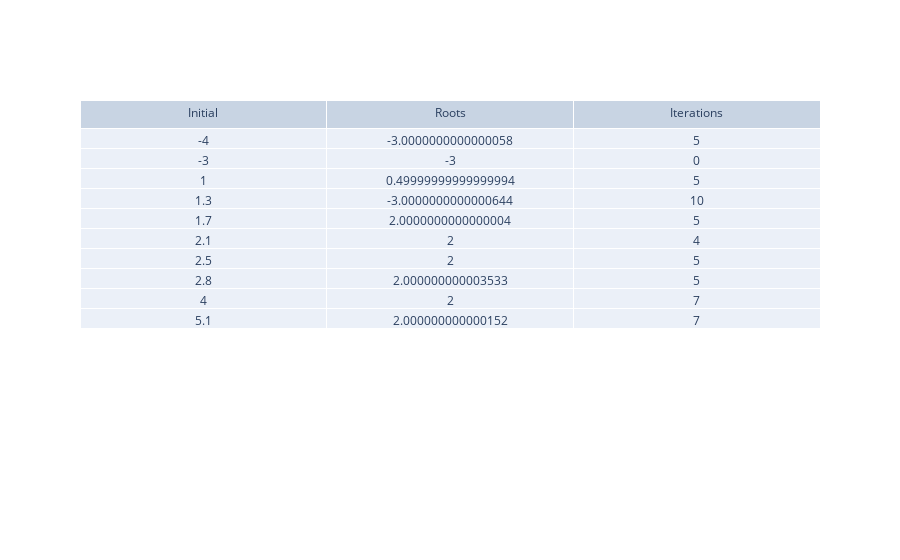

Notebook code cell kept with this figure:
### Code cell
import plotly.graph_objects as nogo
from plotly.subplots import make_subplots

fig = nogo.Figure(data=[nogo.Table(
                header=dict(values=['Initial', 'Roots', 'Iterations']),
                 cells=dict(values = [initialList, roots, iteration]))
                     ])
fig.show()

### Figure 1 — Plotly figure (JSON) as saved in the notebook; plotly's stock layout.template omitted (floating-point values rounded to 4 significant figures)
{"data": [{"cells": {"values": [[-4, -3, 1, 1.3, 1.7, 2.1, 2.5, 2.8, 4, 5.1], [-3.0, -3, 0.5, -3.0, 2.0, 2, 2, 2.0, 2, 2.0], [5, 0, 5, 10, 5, 4, 5, 5, 7, 7]]}, "header": {"values": ["Initial", "Roots", "Iterations"]}, "type": "table"}], "layout": {}}
